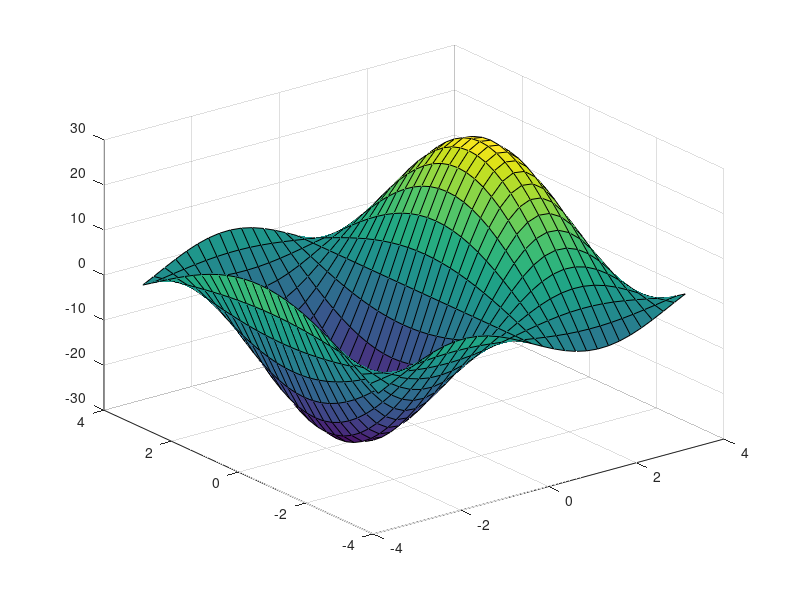

Source code (MATLAB): (Note: this script raises an error after producing the figure.)
%Program Description:
%The purpose of this program is to create and display a surface plot for a given equation using a given meshgrid


%Clear the command window and all variables
clear %Clear the workspace variables
clc %Clear the command window contents
format default %Set the default format

%Output of the title and author to the command window
program_name = "Program_07_4";
name = "Andy Pacher";
assisted_by = "Nobody";
fprintf("Output for %s written by %s, with assistance from %s. \n\n", program_name, name, assisted_by)

%create the x y meshgrid
[X,Y] = meshgrid(-3.5:0.25:3.5);

%calculate the z values
exponent = -1.5*X*sqrt(X^2 + Y^2);
Z= 1.8^(exponent)*cos(0.5*Y)*sin(X);
surf(X, Y, Z)
labelPlot('Z=1.8^{(-1.5*sqrt(X^2 + Y^2))}*cos(0.5*Y)*sin(X)', 'x', 'y', 'z', true)

%end program